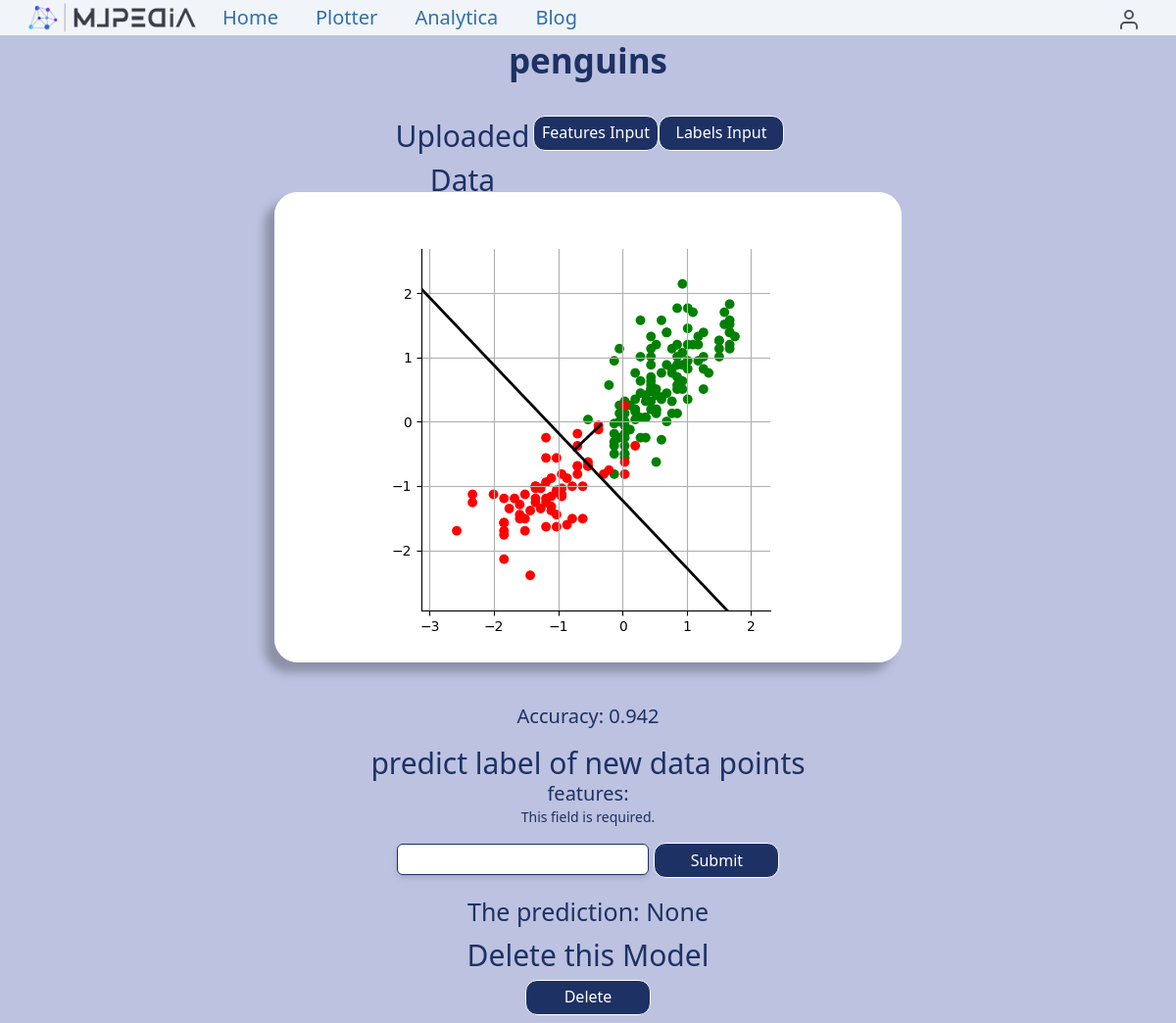
Screenshot of /analytica/lr_detail/5/penguins/ (signed in) with the database file from the repository.
### analytica/models.py (models this page shows, shortened)
class LogisticRegression(models.Model):
    user = models.ForeignKey(settings.AUTH_USER_MODEL,
                            related_name='logistic_regression_models_created',
                            on_delete=models.CASCADE)
    title = models.CharField(max_length=500)
    features_input = models.FileField(upload_to='files/%Y/%m/%d/')
    labels_input = models.FileField(upload_to='files/%Y/%m/%d/')
    plot = models.ImageField(upload_to='images/%Y/%m/%d/', blank = True)
    weights_file = models.FileField(upload_to='files/%Y/%m/%d/', blank = True)
    model_accuracy = models.FloatField(default=0.0)
    slug = models.SlugField(max_length = 600, blank=True)
    created = models.DateField(auto_now_add = True, db_index = True)
    class Meta:
        ordering = ('-created',)
    def get_absolute_url(self):
        return reverse('analytica:logistic_regression_detail', args=[self.id, self.slug])

### analytica/views.py (the view)
@login_required
def logistic_regression_detail(request, model_id, model):
    prediction = None
    lr_model = get_object_or_404(LogisticRegression,id = model_id, slug=model)
    try:
        if request.method == 'POST':
            submitted_form = LogisticRegressionPredictionForm(request.POST)
            if submitted_form.is_valid():
                new_data_point = submitted_form.cleaned_data['new_data_point']
                new_data_point = [str(new_data_point).split(',')]
                new_data_point = np.array(new_data_point).astype(float).T
                lr = lr_utils.LogisticRegression()
                fm.read_saved_rg(lr_model.weights_file.path, lr)
                prediction = lr.lr_predict_label(new_data_point)
        else:
            submitted_form = LogisticRegressionPredictionForm(request.GET)
    except:
        messages.error(request, "oops!something went wrong <br>please enter the data in correct format")
    return render(request,
                    "analytica/logistic_regression/logistic_regression_detail.html",
                    {'lr_model': lr_model,
                    'form': submitted_form,
                    'prediction': prediction})

### analytica/forms.py
class LogisticRegressionPredictionForm(forms.Form):
    new_data_point = forms.CharField(label='features')

### analytica/templates/analytica/logistic_regression/logistic_regression_detail.html (shortened to what this page needs)
{% extends "base.html" %}
{% load static %}
{% block content %}
<!DOCTYPE html>
<html lang="en">
<head>
</head>
<body class=" bg-[#bcc2e0] h-full w-full ">
    <div class="text-center">
        <h1  class=" text-[#1e3164] text-[35px] font-semibold text-center mb-10 h-10" >{{ lr_model.title }}</h1>
        <div class="h-auto w-full flex justify-center">
            <div class="mx-10 mb-10 h-auto w-1/3 flex  justify-between items-center">
                <h1 class="text-[#1e3164] text-[30px] font-medium h-10">Uploaded Data</h1>
                <h1>
                    <a href="{{lr_model.features_input.url}}" download>
                        <div class="h-9 w-32 py-1 border border-white border-solid rounded-xl bg-[#1e3164] text-white text-center text-sm lg:text-base hover:bg-blue-900 hover:border-none ">
                            Features Input
                        </div>
                    </a>
                </h1>
                <h1>
                    <a href="{{lr_model.labels_input.url}}" download>
                        <div class="h-9 w-32 py-1 border border-white border-solid rounded-xl bg-[#1e3164] text-white text-center text-sm lg:text-base hover:bg-blue-900 hover:border-none ">
                            Labels Input
                        </div>
                    </a>
                </h1>
            </div>
        </div>
        <div class="h-auto w-full flex justify-center">
            {% if lr_model.plot %}
            <img src="{{ lr_model.plot.url }}" class="bg-slate-200 drop-shadow-[-10px_10px_5px_rgba(0,0,0,0.25)] rounded-3xl mx-10 mb-10 " >
            {% endif %}
        </div>
        <h1 class="text-[#1e3164] text-[20px] font-medium h-10 mx-10">Accuracy: {{ lr_model.model_accuracy | floatformat:3 }}</h1>
        <h1 class="text-[#1e3164] text-[30px] font-medium mx-10 h-10">predict label of new data points</h1>
        <form class="text-[#1e3164] text-xl mx-10" action="{{ lr_model.get_absolute_url }}" method="post">
            {{ form }}
            <input class="h-9 w-32 py-1 my-4 border border-white border-solid rounded-xl bg-[#1e3164] text-white text-center text-sm lg:text-base hover:bg-blue-900 hover:border-none " type="submit">
        </form>
        <h1 class="text-[#1e3164] text-[25px] font-medium mx-10 h-10">The prediction:  {{ prediction }}</h1>
        <h1 class="text-[#1e3164] text-[30px] font-medium mx-10 h-10">Delete this Model</h1>
        <div class="h-auto w-full flex justify-center">
            <a href="{% url 'analytica:logistic_regression_delete' lr_model.id lr_model.slug %}">
                <div class="h-9 w-32  my-2 py-1 border border-white border-solid rounded-xl bg-[#1e3164] text-white text-center text-sm lg:text-base hover:bg-blue-900 hover:border-none ">
                    Delete
                </div>
            </a>
        </div>
    </div>
</body>
</html>
{% endblock %}

### rows the page displays
LogisticRegression: title "penguins", plot (picture), model_accuracy "0.942"

### other values shown
{{ prediction }} "None"
